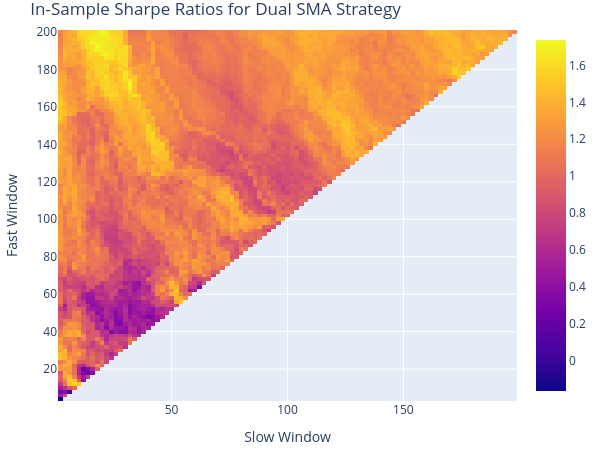

The notebook cell saved with this chart:
### Markdown cell above
**The dual SMA crossover is a significant improvement over the single SMA strategy.**

The results confirm our hypothesis:

* Total Return increased from 37.35% to 43.05%.

* Sharpe Ratio improved from 0.99 to 1.08, indicating better risk-adjusted returns.

* Most impressively, the Max Drawdown was nearly cut in half, from 20.26% to 12.88%. This is a huge improvement in risk management.

* The Win Rate jumped from 26% to 67%.

### Code cell
windows = np.arange(2, 201, 2)
fast_ma, slow_ma = vbt.MA.run_combs(
    data["Close"], window=windows, r=2, short_names=["fast", "slow"]
)
entries = fast_ma.ma_crossed_above(slow_ma)
exits = fast_ma.ma_crossed_below(slow_ma)

combination_testing_portfolio = vbt.Portfolio.from_signals(
    close=data["Close"], entries=entries, exits=exits, init_cash=100_000, freq="D"
)

sharpe_ratios = combination_testing_portfolio.sharpe_ratio()
best_params = sharpe_ratios.idxmax()
best_fast_window, best_slow_window = best_params

print(f"\nBest Parameters Found:")
print(f"  Fast Window: {best_fast_window}")
print(f"  Slow Window: {best_slow_window}")
print(f"  Resulting Sharpe Ratio: {sharpe_ratios.max():.2f}")

sharpe_ratios.vbt.heatmap(
    xaxis_title="Slow Window",
    yaxis_title="Fast Window",
    title="In-Sample Sharpe Ratios for Dual SMA Strategy",
).show()

### Figure 1 — Plotly figure (JSON) as saved in the notebook; plotly's stock layout.template omitted (floating-point values rounded to 4 significant figures; data arrays with more than 128 entries replaced by an {"elided": "..."} marker saying what was removed)
{"data": [{"colorscale": [[0, "#0d0887"], [0.1111, "#46039f"], [0.2222, "#7201a8"], [0.3333, "#9c179e"], [0.4444, "#bd3786"], [0.5556, "#d8576b"], [0.6667, "#ed7953"], [0.7778, "#fb9f3a"], [0.8889, "#fdca26"], [1, "#f0f921"]], "hoverongaps": false, "hovertemplate": "fast_window: %{x}<br>slow_window: %{y}<br>value: %{z}<extra></extra>", "type": "heatmap", "uid": "68285b4f-06f6-403b-a67d-ff1fa8f30de8", "x": [2, 4, 6, 8, 10, 12, 14, 16, 18, 20, 22, 24, 26, 28, 30, 32, 34, 36, 38, 40, 42, 44, 46, 48, 50, 52, 54, 56, 58, 60, 62, 64, 66, 68, 70, 72, 74, 76, 78, 80, 82, 84, 86, 88, 90, 92, 94, 96, 98, 100, 102, 104, 106, 108, 110, 112, 114, 116, 118, 120, 122, 124, 126, 128, 130, 132, 134, 136, 138, 140, 142, 144, 146, 148, 150, 152, 154, 156, 158, 160, 162, 164, 166, 168, 170, 172, 174, 176, 178, 180, 182, 184, 186, 188, 190, 192, 194, 196, 198], "y": [4, 6, 8, 10, 12, 14, 16, 18, 20, 22, 24, 26, 28, 30, 32, 34, 36, 38, 40, 42, 44, 46, 48, 50, 52, 54, 56, 58, 60, 62, 64, 66, 68, 70, 72, 74, 76, 78, 80, 82, 84, 86, 88, 90, 92, 94, 96, 98, 100, 102, 104, 106, 108, 110, 112, 114, 116, 118, 120, 122, 124, 126, 128, 130, 132, 134, 136, 138, 140, 142, 144, 146, 148, 150, 152, 154, 156, 158, 160, 162, 164, 166, 168, 170, 172, 174, 176, 178, 180, 182, 184, 186, 188, 190, 192, 194, 196, 198, 200], "z": {"elided": "99x99 float values"}}], "layout": {"height": 455, "legend": {"orientation": "h", "traceorder": "normal", "x": 1, "xanchor": "right", "y": 1.02, "yanchor": "bottom"}, "margin": {"b": 30, "l": 30, "r": 30, "t": 30}, "title": {"text": "In-Sample Sharpe Ratios for Dual SMA Strategy"}, "width": 605, "xaxis": {"title": {"text": "Slow Window"}}, "yaxis": {"title": {"text": "Fast Window"}}}}
